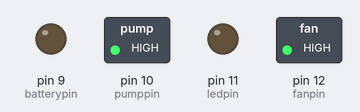
The sketch below on a simulated Arduino Uno, built with avr-gcc and run on an emulated ATmega328P. Shown: switched loads named in the sketch (green lamp = pin HIGH), output pins drawn as LEDs (lit = HIGH). What the sketch prints to the serial monitor is not drawn.

Above: at 0.1 s.
At 43.11 s:
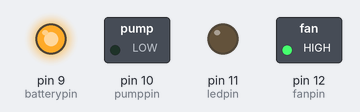
At 79.8 s:
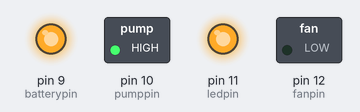
At 122.5 s:
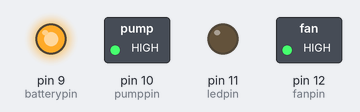
Timing chart, 0 to 124.0 s (numbered marks = the images above):
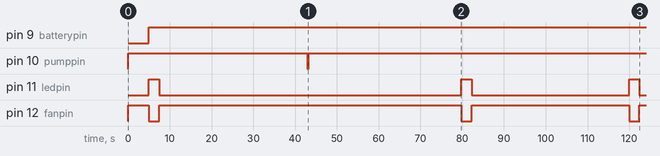

Measured:
- by itself, pin 9 (batterypin): LOW → HIGH at 5.0 s
- by itself, pin 11 (ledpin): goes HIGH 2.5 s, LOW 72.3 s, HIGH 2.5 s, LOW 37.7 s, HIGH 2.5 s, then LOW
- by itself, pin 12 (fanpin): goes LOW 2.5 s, HIGH 72.3 s, LOW 2.5 s, HIGH 37.7 s, LOW 2.5 s, then HIGH

The sketch:

MainCodeWithoutBluetooth.ino
```cpp
/* #include <DHT.h>
#include <Servo.h>
#include <SoftwareSerial.h>
#define DHTPIN 13
#define DHTTYPE DHT11

SoftwareSerial BTSerial(3,2);
DHT dht(DHTPIN,DHTTYPE);
byte buffer[1024];
int bufferPosition;
Servo playservo;
*/
/*핀번호*/
const int batterypin = 9; //서보 꽂은 핀
const int fanpin = 12; //선풍기 꽂은 핀
const int pumppin = 10; //펌프 꽂은 핀
const int ledpin = 11; //LED 꽂은 핀


int angle = 0; //서보 돌리는 각도                                            스프레이 일단 보류
//int spray_start = 50; //스프레이가동조건                                    스프레이 일단 보류
float hum; //습도값
float temp; //온도값
boolean ledtense = 0;
int fan_cnt = 0;
int fan_cntmove = 0;
int fan_t;
unsigned long LED_time1;
// void water(unsigned long pump_time); //waterspray함수와 waterpump전체를 제어하는 함수
// void waterpump(); //펌프 사용하는 함수
//void waterspray(float hum); //스프레이 제동하는 함수                 스프레이 일단 보류
void P_LED(); //LED 키고 끄는 함수
void P_LED_CONTROL(unsigned long LED_time1,unsigned long LED_time2);
void P_FAN();
void P_FAN_MOVE();
int t_cnt = 60*60*23 + 30;


void setup() {
  //BTSerial.begin(9600);
  Serial.begin(9600);
  //bufferPosition = 0;
  //playservo.attach(servoPin);
  // pinMode(servoPin,OUTPUT);
  pinMode(fanpin,OUTPUT);
  pinMode(pumppin,OUTPUT);
  pinMode(ledpin,OUTPUT);
  pinMode(batterypin,OUTPUT);
  digitalWrite(batterypin, LOW);
  digitalWrite(fanpin, HIGH);
  digitalWrite(pumppin, HIGH);
  digitalWrite(ledpin, HIGH);
  //playservo.write(angle);
  //spray_start = 50;                                                 스프레이 일단 보류
}

void loop() {
  /*
  hum = dht.readHumidity();
  temp = dht.readTemperature();
  if(BTSerial.available()) {
    byte data = BTSerial.read();
    BTSerial.println(data);
    Serial.write(BTSerial.read());
    switch(data) {
      case 0:
        //waterspray(hum);
        break;
      case 1:
        ledtense = 1;
        break;
      case 2:
        //spray_start++;                             스프레이 일단 보류
        break;
      case 3:
        //spray_start--;                             스프레이 일단 보류
        break;
      case 30:
        LED_time1 = 60*60*12; //12hr
        break;
      case 40:
        LED_time1 = 60*60*13;
        break;
    }
   water(hum);

  }
  if(Serial.available()){
    BTSerial.write(Serial.read());
  }
  */
  LED_time1 = 60*60*12; //12hr
  ledtense = 1;
  /*
  if (ledtense == 1) {
    if(t_cnt <= LED_time1){
      digitalWrite(ledpin, LOW);
    }
    else {
      digitalWrite(ledpin, HIGH);
    }
  }
  else {
    digitalWrite(ledpin, HIGH);
  }
*/
  if (t_cnt >= ((60*60*24) - 10)){
    if (t_cnt %2 == 0){
      digitalWrite(pumppin, LOW);
    }
    else {
      digitalWrite(pumppin, HIGH);
    }
  }
  else {
    digitalWrite(pumppin, HIGH);
  }

  if (t_cnt % (60*60) >= (60*55)){ // x:55 분에서 x+1:00 분 사이에 fan 가동 코드
    digitalWrite(pumppin, HIGH);
    digitalWrite(ledpin, HIGH);
    digitalWrite(batterypin, HIGH);
    digitalWrite(fanpin, LOW);
  }
  else {
    Serial.println("Off");
    digitalWrite(fanpin, HIGH);
    digitalWrite(ledpin, LOW);
  }
  /*
  if( 55 =< t_min <= 60) {
    digitalWrite(fanpin,LOW);
    if(t_min == 60) {
      t_min = 0;
    }
  }
  if( t_cnt%60 == 0) {
    t_min++;
  }
  */
  t_cnt++;
  Serial.println(t_cnt);
  if (t_cnt == (60*60*24)){ //24시간에 한번씩 리셋
    Serial.println("reset");
    t_cnt = 0;
  }
  delay(8);
}

/*
void water(unsigned long pump_time) {

  if(hum <= spray_start) {
  waterspray(hum);
  }                                                     스프레이 일단 보류

  MsTimer2::set(pump_time, waterpump);
  MsTimer2::start();
}

void waterpump() {
    digitalWrite(pumpPin,HIGH);
    delay(300);
    digitalWrite(pumpPin,LOW);
}

void waterspray(float hum)  {
     while(hum <= spray_start) {
        digitalWrite(servoPin,HIGH);
     }
}                                                  스프레이 일단 보류


void P_LED () {
  if(LED_ONOFF == 0) {
    digitalWrite(ledPin,LOW);
    LED_ONOFF = 1;
  }
  else if(LED_ONOFF == 1) {
    digitalWrite(ledPin,HIGH);
    LED_ONOFF = 0;
  }
}

void P_FAN() {
  if(fan_cnt >= 6) {
    for(int i = 0 ; i < 10 ; i++); //이거 for문 필요없음
    {
      MsTimer2::set(1000,fan_move); //mstimer의 특성상 이거는 한번 넣어줘도 계속 1초 간격으로 fan_move 함수를 호출해
      MsTimer2::start;
      MsTimer2::set(1000,fan_move);// set이 한번 더나오면 그전에 있는 mstimer set은 리셋됨
      MsTimer2::start;
    }
    fan_cnt = 0;
  }
  else if(fan_cnt == 0) {
    P_FAN_MOVE() //끌때에도 fan_move 함수를 사용해야 되지 않을까?
  }
  fan_cnt++;
}


void P_FAN_MOVE () {
  if(fan_cntmove == 0) {
    digitalWrite(fanPin,LOW);
    fan_cntmove = 1;
  }
  else if(fan_cntmove == 1) {
    digitalWrite(fanPin,HIGH);
    fan_cntmove = 0;
  }
}
*/
```
